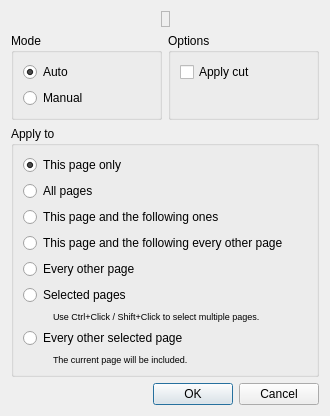
<?xml version="1.0" encoding="UTF-8"?>
<ui version="4.0">
 <class>page_split::SplitModeDialog</class>
 <widget class="QDialog" name="page_split::SplitModeDialog">
  <property name="windowModality">
   <enum>Qt::WindowModal</enum>
  </property>
  <property name="geometry">
   <rect>
    <x>0</x>
    <y>0</y>
    <width>330</width>
    <height>383</height>
   </rect>
  </property>
  <property name="windowTitle">
   <string>Split Pages</string>
  </property>
  <layout class="QVBoxLayout" name="verticalLayout_4">
   <item>
    <layout class="QHBoxLayout" name="horizontalLayout">
     <item>
      <spacer>
       <property name="orientation">
        <enum>Qt::Horizontal</enum>
       </property>
       <property name="sizeHint" stdset="0">
        <size>
         <width>1</width>
         <height>1</height>
        </size>
       </property>
      </spacer>
     </item>
     <item>
      <widget class="QLabel" name="layoutTypeLabel">
       <property name="frameShape">
        <enum>QFrame::StyledPanel</enum>
       </property>
       <property name="pixmap">
        <pixmap>:/icons/layout_type_auto.png</pixmap>
       </property>
      </widget>
     </item>
     <item>
      <spacer>
       <property name="orientation">
        <enum>Qt::Horizontal</enum>
       </property>
       <property name="sizeHint" stdset="0">
        <size>
         <width>1</width>
         <height>1</height>
        </size>
       </property>
      </spacer>
     </item>
    </layout>
   </item>
   <item>
    <layout class="QHBoxLayout" name="horizontalLayout_3">
     <item>
      <widget class="QGroupBox" name="groupBox">
       <property name="title">
        <string>Mode</string>
       </property>
       <layout class="QVBoxLayout">
        <item>
         <widget class="QRadioButton" name="modeAuto">
          <property name="text">
           <string>Auto</string>
          </property>
          <property name="checked">
           <bool>true</bool>
          </property>
         </widget>
        </item>
        <item>
         <widget class="QRadioButton" name="modeManual">
          <property name="text">
           <string>Manual</string>
          </property>
         </widget>
        </item>
       </layout>
      </widget>
     </item>
     <item>
      <widget class="QGroupBox" name="optionsBox">
       <property name="title">
        <string>Options</string>
       </property>
       <layout class="QVBoxLayout" name="verticalLayout_3">
        <item>
         <widget class="QCheckBox" name="applyCutOption">
          <property name="text">
           <string>Apply cut</string>
          </property>
         </widget>
        </item>
        <item>
         <spacer name="verticalSpacer">
          <property name="orientation">
           <enum>Qt::Vertical</enum>
          </property>
          <property name="sizeHint" stdset="0">
           <size>
            <width>1</width>
            <height>1</height>
           </size>
          </property>
         </spacer>
        </item>
       </layout>
      </widget>
     </item>
    </layout>
   </item>
   <item>
    <widget class="QGroupBox" name="groupBox_2">
     <property name="title">
      <string>Apply to</string>
     </property>
     <layout class="QVBoxLayout" name="verticalLayout">
      <item>
       <widget class="QRadioButton" name="thisPageRB">
        <property name="text">
         <string>This page only</string>
        </property>
        <property name="checked">
         <bool>true</bool>
        </property>
       </widget>
      </item>
      <item>
       <widget class="QRadioButton" name="allPagesRB">
        <property name="text">
         <string>All pages</string>
        </property>
       </widget>
      </item>
      <item>
       <widget class="QRadioButton" name="thisPageAndFollowersRB">
        <property name="text">
         <string>This page and the following ones</string>
        </property>
       </widget>
      </item>
      <item>
       <widget class="QRadioButton" name="thisEveryOtherRB">
        <property name="text">
         <string>This page and the following every other page</string>
        </property>
       </widget>
      </item>
      <item>
       <widget class="QRadioButton" name="everyOtherRB">
        <property name="text">
         <string>Every other page</string>
        </property>
       </widget>
      </item>
      <item>
       <widget class="QRadioButton" name="selectedPagesRB">
        <property name="text">
         <string>Selected pages</string>
        </property>
       </widget>
      </item>
      <item>
       <layout class="QHBoxLayout" name="horizontalLayout_2">
        <property name="spacing">
         <number>0</number>
        </property>
        <item>
         <spacer name="horizontalSpacer_5">
          <property name="orientation">
           <enum>Qt::Horizontal</enum>
          </property>
          <property name="sizeType">
           <enum>QSizePolicy::Fixed</enum>
          </property>
          <property name="sizeHint" stdset="0">
           <size>
            <width>30</width>
            <height>1</height>
           </size>
          </property>
         </spacer>
        </item>
        <item>
         <widget class="QLabel" name="selectedPagesHint">
          <property name="font">
           <font>
            <pointsize>7</pointsize>
           </font>
          </property>
          <property name="text">
           <string>Use Ctrl+Click / Shift+Click to select multiple pages.</string>
          </property>
         </widget>
        </item>
       </layout>
      </item>
      <item>
       <widget class="QRadioButton" name="everyOtherSelectedRB">
        <property name="text">
         <string>Every other selected page</string>
        </property>
       </widget>
      </item>
      <item>
       <layout class="QHBoxLayout" name="horizontalLayout_4">
        <item>
         <spacer name="horizontalSpacer_6">
          <property name="orientation">
           <enum>Qt::Horizontal</enum>
          </property>
          <property name="sizeType">
           <enum>QSizePolicy::Fixed</enum>
          </property>
          <property name="sizeHint" stdset="0">
           <size>
            <width>30</width>
            <height>1</height>
           </size>
          </property>
         </spacer>
        </item>
        <item>
         <widget class="QLabel" name="everyOtherSelectedHint">
          <property name="font">
           <font>
            <pointsize>7</pointsize>
           </font>
          </property>
          <property name="text">
           <string>The current page will be included.</string>
          </property>
         </widget>
        </item>
       </layout>
      </item>
     </layout>
    </widget>
   </item>
   <item>
    <spacer>
     <property name="orientation">
      <enum>Qt::Vertical</enum>
     </property>
     <property name="sizeHint" stdset="0">
      <size>
       <width>1</width>
       <height>1</height>
      </size>
     </property>
    </spacer>
   </item>
   <item>
    <widget class="QDialogButtonBox" name="buttonBox">
     <property name="orientation">
      <enum>Qt::Horizontal</enum>
     </property>
     <property name="standardButtons">
      <set>QDialogButtonBox::Cancel|QDialogButtonBox::Ok</set>
     </property>
    </widget>
   </item>
  </layout>
 </widget>
 <resources/>
 <connections>
  <connection>
   <sender>buttonBox</sender>
   <signal>rejected()</signal>
   <receiver>SplitModeDialog</receiver>
   <slot>reject()</slot>
   <hints>
    <hint type="sourcelabel">
     <x>316</x>
     <y>260</y>
    </hint>
    <hint type="destinationlabel">
     <x>286</x>
     <y>274</y>
    </hint>
   </hints>
  </connection>
 </connections>
</ui>
